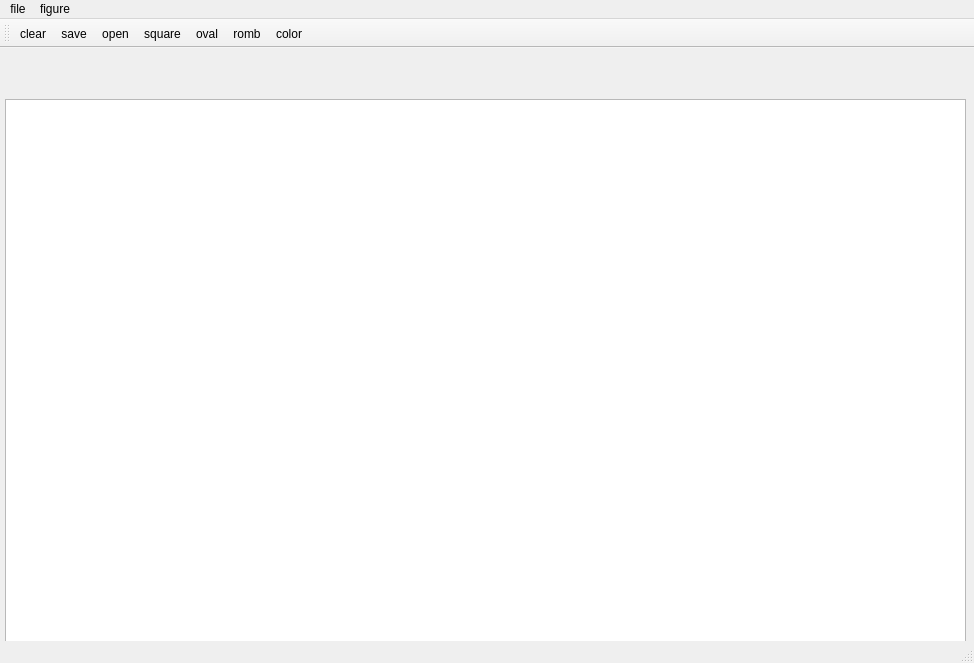
<?xml version="1.0" encoding="UTF-8"?>
<ui version="4.0">
 <class>paint</class>
 <widget class="QMainWindow" name="paint">
  <property name="geometry">
   <rect>
    <x>0</x>
    <y>0</y>
    <width>974</width>
    <height>663</height>
   </rect>
  </property>
  <property name="windowTitle">
   <string>paint</string>
  </property>
  <widget class="QWidget" name="centralwidget">
   <widget class="QGraphicsView" name="graphicsView">
    <property name="geometry">
     <rect>
      <x>5</x>
      <y>51</y>
      <width>961</width>
      <height>591</height>
     </rect>
    </property>
   </widget>
  </widget>
  <widget class="QMenuBar" name="menubar">
   <property name="geometry">
    <rect>
     <x>0</x>
     <y>0</y>
     <width>974</width>
     <height>17</height>
    </rect>
   </property>
   <widget class="QMenu" name="menufile">
    <property name="title">
     <string>file</string>
    </property>
    <addaction name="actionnew"/>
    <addaction name="actionopen"/>
    <addaction name="actionsave"/>
    <addaction name="separator"/>
   </widget>
   <widget class="QMenu" name="menufigure">
    <property name="title">
     <string>figure</string>
    </property>
    <addaction name="actionromb"/>
    <addaction name="actionsquare"/>
    <addaction name="actionoval"/>
    <addaction name="actioncolor"/>
   </widget>
   <addaction name="menufile"/>
   <addaction name="menufigure"/>
  </widget>
  <widget class="QStatusBar" name="statusbar"/>
  <widget class="QToolBar" name="toolBar">
   <property name="windowTitle">
    <string>toolBar</string>
   </property>
   <attribute name="toolBarArea">
    <enum>TopToolBarArea</enum>
   </attribute>
   <attribute name="toolBarBreak">
    <bool>false</bool>
   </attribute>
   <addaction name="actionnew"/>
   <addaction name="actionsave"/>
   <addaction name="actionopen"/>
   <addaction name="actionsquare"/>
   <addaction name="actionoval"/>
   <addaction name="actionromb"/>
   <addaction name="actioncolor"/>
  </widget>
  <action name="actionopen">
   <property name="icon">
    <iconset resource="ress.qrc">
     <normaloff>:/img/res/open_folder_2wnrzrmc83im.svg</normaloff>:/img/res/open_folder_2wnrzrmc83im.svg</iconset>
   </property>
   <property name="text">
    <string>open</string>
   </property>
   <property name="shortcut">
    <string>Ctrl+O</string>
   </property>
  </action>
  <action name="actionnew">
   <property name="icon">
    <iconset resource="ress.qrc">
     <normaloff>:/img/res/new_file_zd95d3grvcrr.svg</normaloff>:/img/res/new_file_zd95d3grvcrr.svg</iconset>
   </property>
   <property name="text">
    <string>clear</string>
   </property>
   <property name="shortcut">
    <string>Ctrl+N</string>
   </property>
  </action>
  <action name="actionsave">
   <property name="icon">
    <iconset resource="ress.qrc">
     <normaloff>:/img/res/save_ocwlkbncu1nq.svg</normaloff>:/img/res/save_ocwlkbncu1nq.svg</iconset>
   </property>
   <property name="text">
    <string>save</string>
   </property>
   <property name="shortcut">
    <string>Ctrl+S</string>
   </property>
  </action>
  <action name="actionromb">
   <property name="icon">
    <iconset resource="ress.qrc">
     <normaloff>:/img/res/rhomb_outline_abumlcw28ppg.svg</normaloff>:/img/res/rhomb_outline_abumlcw28ppg.svg</iconset>
   </property>
   <property name="text">
    <string>romb</string>
   </property>
  </action>
  <action name="actionsquare">
   <property name="icon">
    <iconset resource="ress.qrc">
     <normaloff>:/img/res/square_n0n76xad9jge.svg</normaloff>:/img/res/square_n0n76xad9jge.svg</iconset>
   </property>
   <property name="text">
    <string>square</string>
   </property>
  </action>
  <action name="actionoval">
   <property name="icon">
    <iconset resource="ress.qrc">
     <normaloff>:/img/res/circle_udtuaqvaduof.svg</normaloff>:/img/res/circle_udtuaqvaduof.svg</iconset>
   </property>
   <property name="text">
    <string>oval</string>
   </property>
  </action>
  <action name="actioncolor">
   <property name="icon">
    <iconset resource="ress.qrc">
     <normaloff>:/res/color_ngpg5wvo75wq.svg</normaloff>:/res/color_ngpg5wvo75wq.svg</iconset>
   </property>
   <property name="text">
    <string>color</string>
   </property>
  </action>
 </widget>
 <resources>
  <include location="ress.qrc"/>
 </resources>
 <connections/>
</ui>
